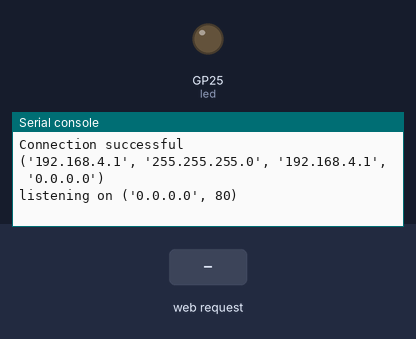
Bench run of a program on a simulated Raspberry Pi Pico running MicroPython. On the bench: output pins drawn as LEDs (lit = HIGH), the last lines printed to the serial console. The test bench sets the inputs (shaded band). The board's own WiFi access point starts at once.

Above: at 1.2 s.
1.3 s: HTTP request GET /forward received
At 2.4 s:
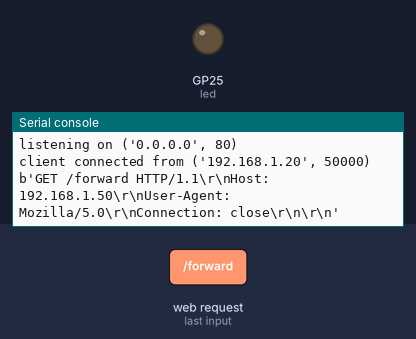
2.8 s: HTTP request GET /left received
At 3.6 s:
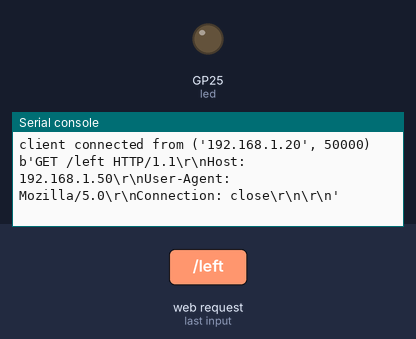
4.3 s: HTTP request GET /stop received
At 4.7 s:
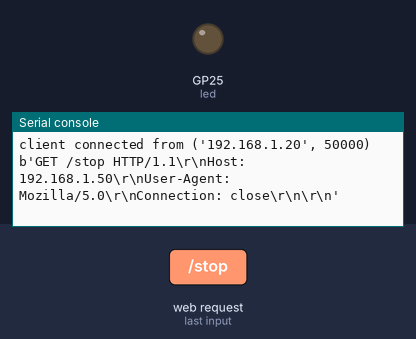

Measured:
- after the input at 1.3 s, the serial console: prints a new line at once (image 1)
- after the input at 2.8 s, the serial console: prints a new line at once (image 2)
- after the input at 4.3 s, the serial console: prints a new line at once (image 3)

The program:

APcontrolCar.py
```python
# This code was written by Juhyun Kim.

import socket
import network
import machine

ssid = 'mtinet'
password = '123456789'

led = machine.Pin("LED",machine.Pin.OUT)

ap = network.WLAN(network.AP_IF)
ap.config(essid=ssid, password=password)
ap.active(True)

while ap.active() == False:
  pass

print('Connection successful')
print(ap.ifconfig())

#Template HTML
html = f"""
    <!DOCTYPE html>
    <html>
        <head>
            <meta http-equiv="Content-Type" content="text/html; charset=utf-8" />
            <meta name="viewport" content="width=device-width, initial-scale=1">
            <title>Zumo Robot Control</title>
            <center><H1>IoT Car</h1></center>
        </head>
        <body>
            <center>
                <form action="./forward">
                    <input type="submit" value="Forward" style="height:100px; width:100px; font-size:10px" />
                </form>
                <table>
                    <tr>
                        <td>
                            <form action="./left">
                                <input type="submit" value="Left" style="height:100px; width:100px; font-size:10px" />
                            </form>
                        </td>
                        <td>
                            <form action="./stop">
                                <input type="submit" value="Stop" style="height:100px; width:100px; font-size:10px" />
                            </form>
                        </td>
                        <td>
                            <form action="./right">
                                <input type="submit" value="Right" style="height:100px; width:100px; font-size:10px" />
                            </form>
                        </td>
                    </tr>
                </table>
                <form action="./back">
                    <input type="submit" value="Back" style="height:100px; width:100px; font-size:10px" />
                </form>
            </center>
        </body>
    </html>
"""

addr = socket.getaddrinfo('0.0.0.0', 80)[0][-1]
s = socket.socket()
s.bind(addr)
s.listen(1)

print('listening on', addr)
led.off()

# Listen for connections
while True:
    try:
        cl, addr = s.accept()
        print('client connected from', addr)
        request = cl.recv(1024)
        led.on()
        print(request)

        cl.send('HTTP/1.0 200 OK\r\nContent-type: text/html\r\n\r\n')
        cl.send(html)
        cl.close()
        led.off()

    except OSError as e:
        cl.close()
        print('connection closed')
```
